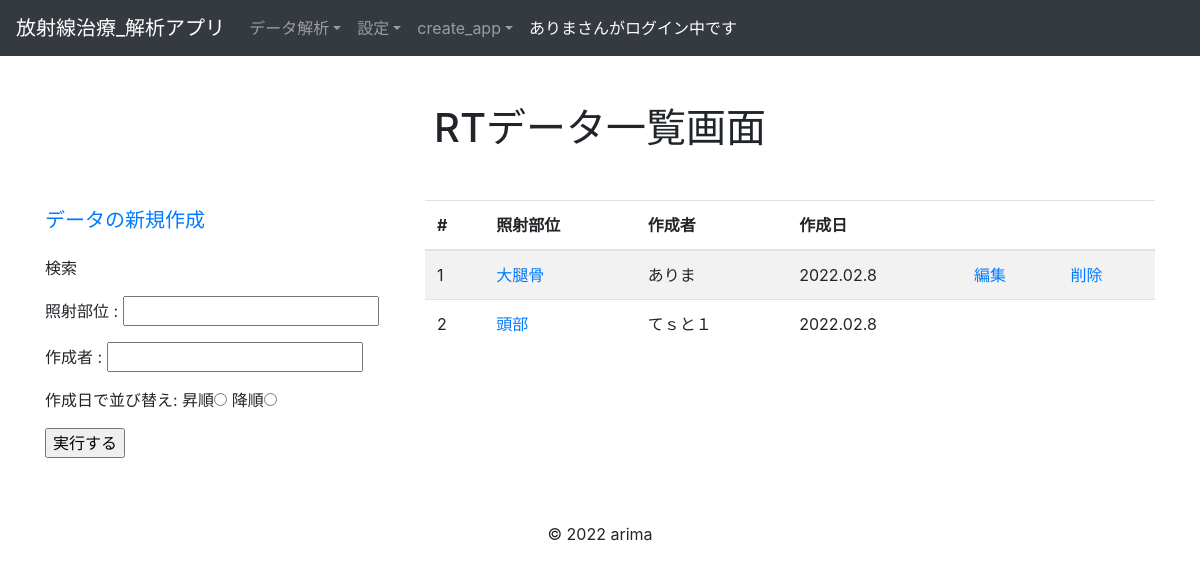
Before: /analytics/list_rtdatas/ (signed in) with the older database file.
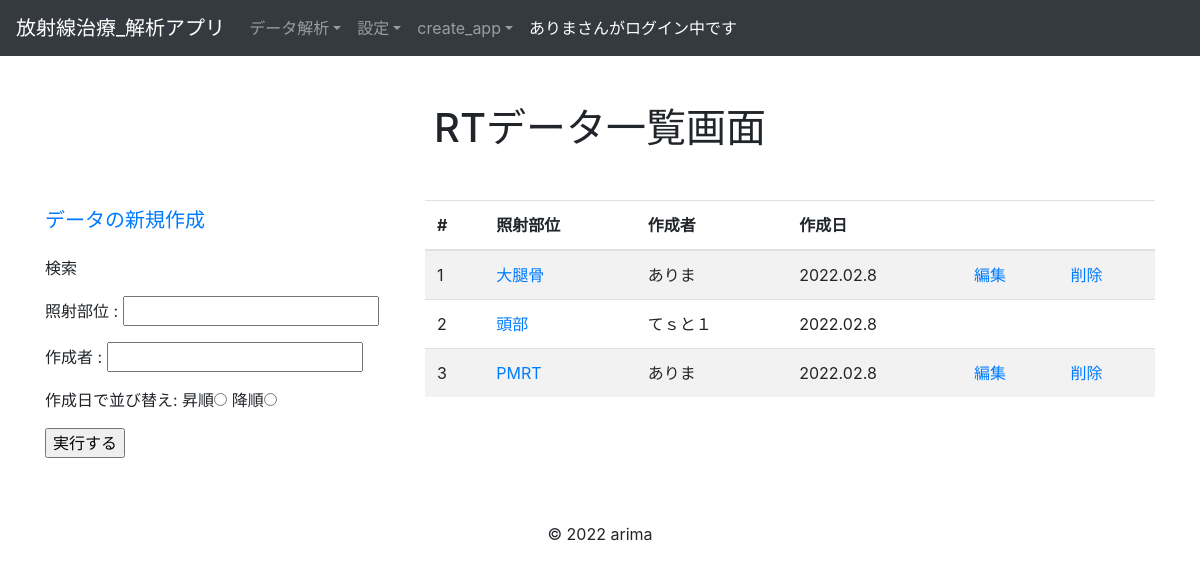
After: the same page with the newer database file.
### analytics/models.py (models this page shows, shortened)
class BaseModel(models.Model):
    create_at = models.DateTimeField()
    update_at = models.DateTimeField()
    class Meta:
        abstract = True #Tableとして作成されないようにする

class Rtdatas(BaseModel):
    region = models.CharField(max_length=10)
    user = models.ForeignKey(
        'accounts.Users', on_delete=models.CASCADE
    )
    objects = RtdatasManager()
    class Meta:
        db_table = 'rtdata'
        verbose_name_plural = 'RTデータ'
    def get_absolute_url(self):
        return reverse_lazy('analytics:detail_rtdata', kwargs={'pk': self.pk})

### accounts/models.py (models this page shows, shortened)
class Users(AbstractBaseUser, PermissionsMixin):
    username = models.CharField(max_length=150)
    company = models.CharField(max_length=150)
    email = models.EmailField(max_length=255, unique=True)
    is_active = models.BooleanField(default=True)
    is_staff = models.BooleanField(default=False)
    USERNAME_FIELD = 'email'
    REQUIRED_FIELDS = ['username']
    objects = UserManager()
    def __str__(self):
        return self.username

### analytics/views.py (the view, shortened to what this page needs)
# urls.py: path('list_rtdatas/', RtdataListView.as_view(), name='list_rtdatas'),
class RtdataListView(LoginRequiredMixin, ListView):
    model = Rtdatas
    template_name = 'analytics/list_rtdatas.html'
    def get_queryset(self):
        query = super().get_queryset()
        region = self.request.GET.get('region', None)
        author = self.request.GET.get('author', None)
        if region:
            query = query.filter(
                region=region
            )
        order_by_create_at = self.request.GET.get('order_by_create_at', 0)
        if order_by_create_at == '1':
            query = query.order_by('create_at')
        elif order_by_create_at == '2':
            query = query.order_by('-create_at')
        return query
    def get_context_data(self, **kwargs):
        context = super().get_context_data(**kwargs)
        context['region'] = self.request.GET.get('region', '')
        context['author'] = self.request.GET.get('author', '')
        order_by_create_at = self.request.GET.get('order_by_create_at', 0)
        if order_by_create_at == '1':
            context['ascending'] = True
        elif order_by_create_at == '2':
            context['descending'] = True
        return context

### templates/analytics/list_rtdatas.html (shortened to what this page needs)
{% extends "base.html" %}
{% block content %}
<div class="container">
  <h1 class="text-center my-5">RTデータ一覧画面</h1>
  <div class="row justify-content-center">
    <div class="col-4">
      <p><a class="navbar-brand" href="{% url 'analytics:create_rtdata' %}">データの新規作成</a></p>
      <form method="get" action="{% url 'analytics:list_rtdatas'%}">
        <p>検索</p>
        <p>照射部位 : <input type="text" name="region" value="{{region}}"></p>
        <p>作成者 : <input type="text" name="author" value="{{author}}"></p>
        <p>作成日で並び替え:
          昇順<input type="radio" name="order_by_create_at" value="1" {% if ascending %}checked{% endif %}>
          降順<input type="radio" name="order_by_create_at" value="2" {% if descending %}checked{% endif %}>
        </p>
        <p><input type="submit" value="実行する"></p>
      </form>
    </div>
    <div class="col-8">
      <table class="table table-striped table-hover">
        <thead>
          <tr>
            <th>#</th>
            <th>照射部位</th>
            <th>作成者</th>
            <th>作成日</th>
            <th></th>
            <th></th>
          </tr>
        </thead>
        <tbody>
          {% for object in object_list %}
            <tr>
              <td>{{ forloop.counter }}</td>
              <td><a href="{{ object.get_absolute_url }}">{{ object.region }}</a></td>
              <td>{{  object.user }}</td>
              <td>{{  object.create_at|date:"Y.m.j"}}</td>
              {% if  object.user.id == user.id %}
                <td><a href="{% url 'analytics:edit_rtdata' object.id %}">編集</a></td>
                <td><a href="{% url 'analytics:delete_rtdata' object.id %}">削除</a></td>
              {% else %}
                <td></td>
                <td></td>
              {% endif %}
            </tr>
          {% endfor %}
        </tbody>
      </table>
    </div>
  </div>
</div>
{% endblock %}

Changed rows visible on the page:
added Rtdatas: region "PMRT", user "ありま", create_at "2022.02.8", shows "編集"
